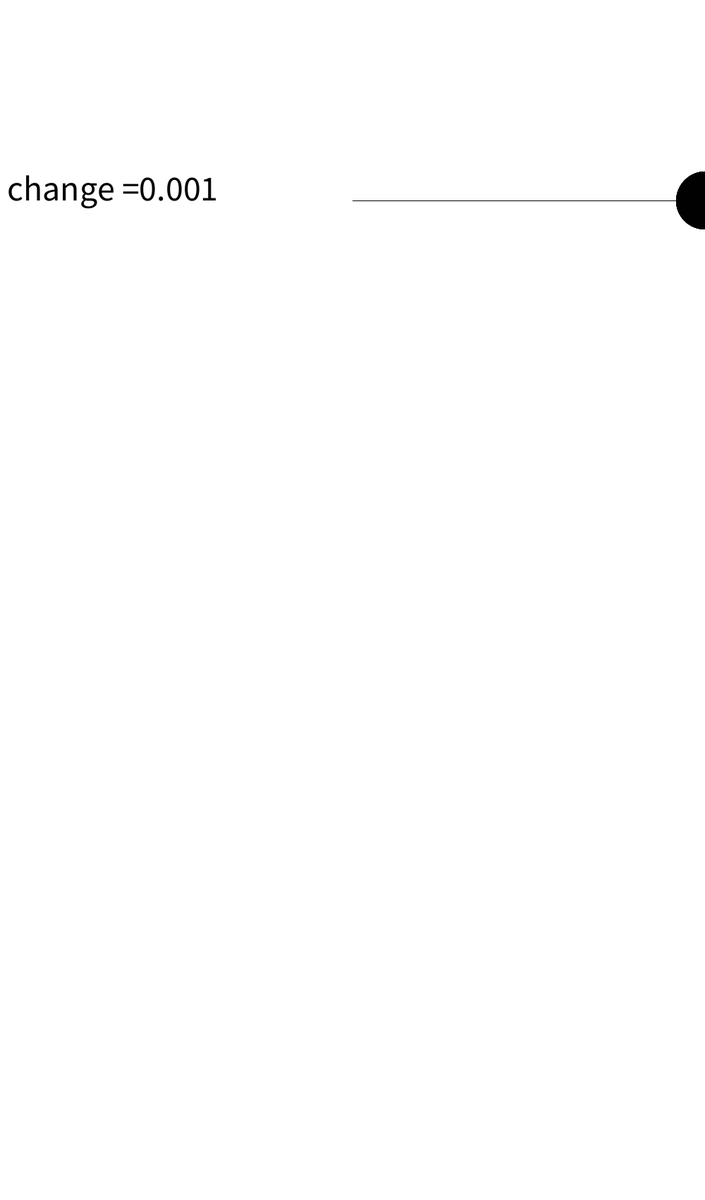
Frame 1 (no input)
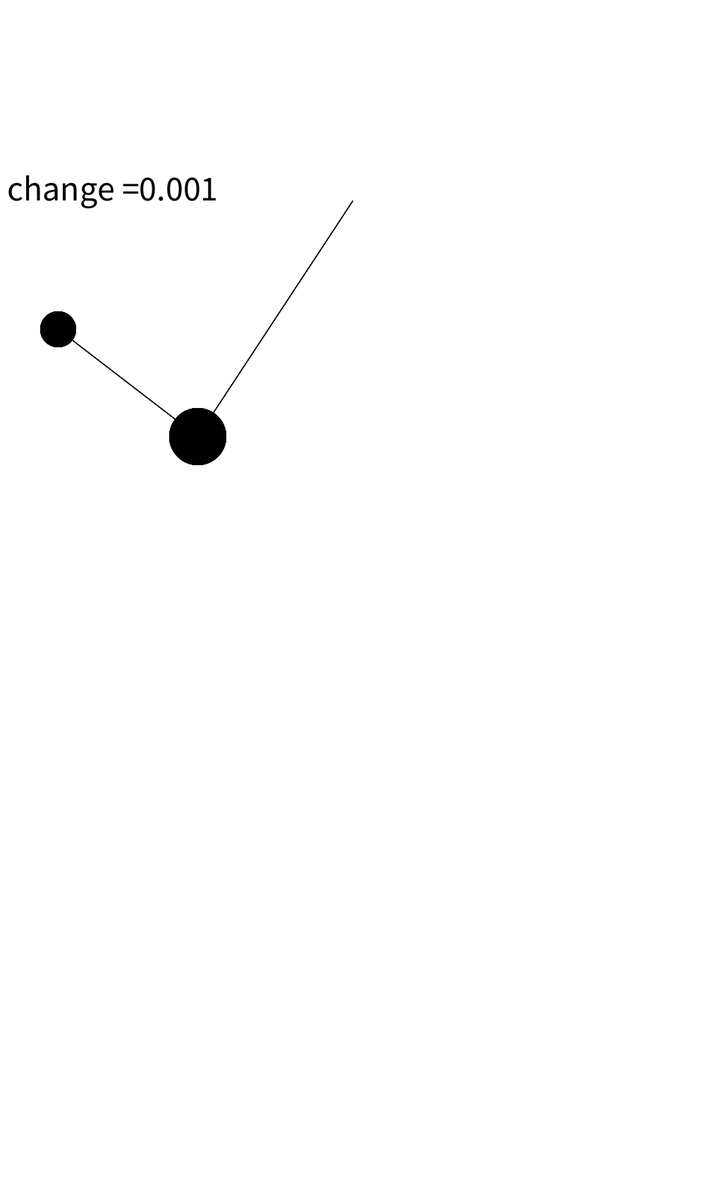
Frame 60 (the mouse pressed at the canvas centre just before this capture)
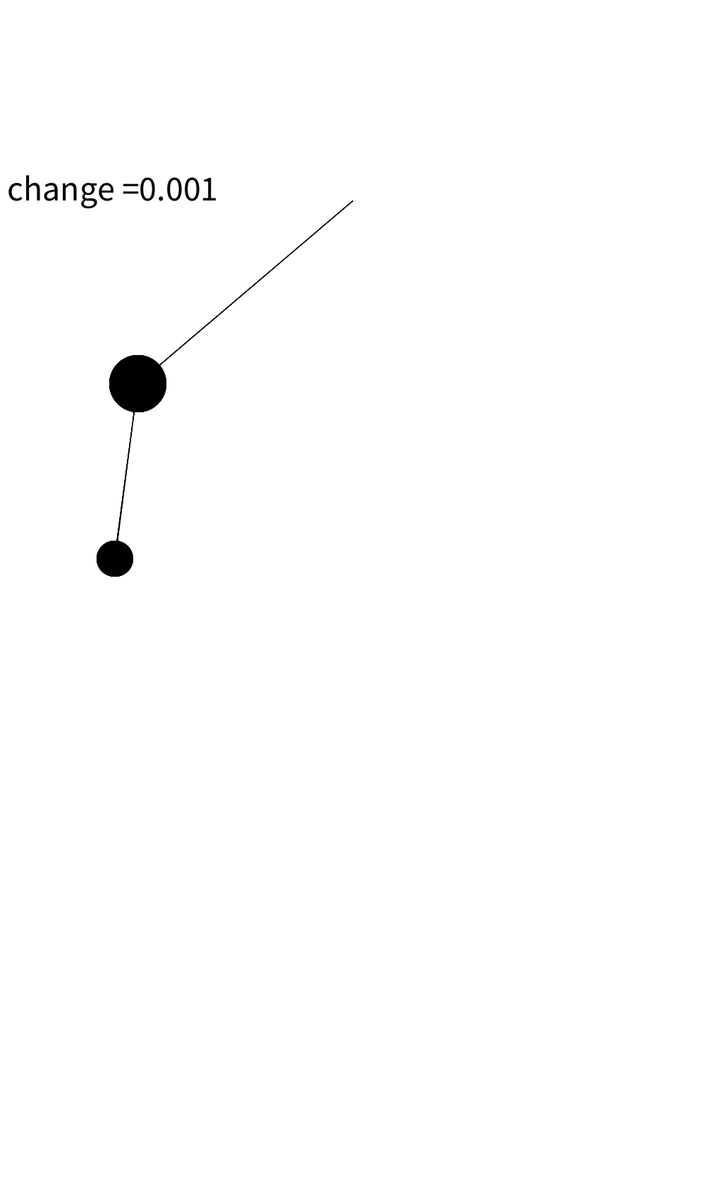
Frame 120 (the mouse held since frame 60 and released just before this capture)

The Processing sketch that drew these frames (run headless with seeded random() and noise(); from frame 60 on, the mouse is pressed at the canvas centre):

// Processing sketch: double_pendule_chaos
// ── double_pendule_chaos.pde
float g = 0.99;
float px2 = -1;
float py2 = -1;
float cx, cy;
PGraphics canvas;
ArrayList<doublePendule> d = new ArrayList<doublePendule>();
int numD = 20;
float change = 0.001;
void setup() {
  size(1000, 1700);
  cx = width/2;
  cy = height/2;
  canvas = createGraphics(width, height);
  canvas.beginDraw();
  canvas.background(255);
  canvas.endDraw();
  for (int i = 0; i < numD; i++) {
    d.add(new doublePendule(400+i*change, 250+i*change, 400+i*change, 250+i*change, width/2, height/2, 0, 0, HALF_PI, PI, 0, 0, (float) 255.0/numD*(numD-i)));
  }
}


void draw() {
  background(255);
  imageMode(CORNER);
  image(canvas, 0, 0, width, height);
  translate(0, -height/3);
  fill(0);
  textSize(50);
  text("change =" + str(change), 10,height/2);
  for (int i = 0; i < numD; i++) {
    d.get(i).show();
    d.get(i).update();
  }
}

// ── doublePendule.pde
class doublePendule {
  float r1, r2, m1, m2, x1, x2, y1, y2, a1, a2, a1_v, a2_v, col;


  doublePendule (float r1b, float r2b, float m1b, float m2b, float x1b, float x2b, float y1b, float y2b, float a1b, float a2b, float a1_vb, float a2_vb, float colb ) {  
    r1 = r1b;  
    r2 = r2b;  
    m1 = m1b;  
    m2 = m2b;
    x1 = x1b;
    x2 = x2b;
    y1 = y1b;
    y2 = y2b;
    a1 = a1b;
    a2 = a2b;
    a1_v = a1_vb;
    a2_v = a2_vb;
    col = colb;
  }

  void update() {
    float num1 = -g * (2 * m1 + m2) * sin(a1);

    float num2 = -m2 * g * sin(a1-2*a2);

    float num3 = -2*sin(a1-a2)*m2;

    float num4 = a2_v*a2_v*r2+a1_v*a1_v*r1*cos(a1-a2);

    float den = r1 * (2*m1+m2-m2*cos(2*a1-2*a2));

    float a1_a = (num1 + num2 + num3*num4) / den;


    num1 = 2 * sin(a1-a2);

    num2 = (a1_v*a1_v*r1*(m1+m2));

    num3 = g * (m1 + m2) * cos(a1);

    num4 = a2_v*a2_v*r2*m2*cos(a1-a2);

    den = r2 * (2*m1+m2-m2*cos(2*a1-2*a2));

    float a2_a = (num1*(num2+num3+num4)) / den;
    x1 = r1 * sin(a1);

    y1 = r1 * cos(a1);


    x2 = x1 + r2 * sin(a2);

    y2 = y1 + r2 * cos(a2);

    a1_v += a1_a;

    a2_v += a2_a;

    a1 += a1_v;

    a2 += a2_v;

    float gravity = 0.999;

    a1_v *= gravity;

    a2_v *= gravity;
  }

  void show() {

    translate(cx, cy);

    stroke(0,100);
    fill(0,100);
    line(0, 0, x1, y1);
    ellipse(x1, y1, m1/5, m1/5);
    line(x1, y1, x2, y2);
    ellipse(x2, y2, m2/5, m2/5); 
    
    translate(-cx, -cy);
  }
}
